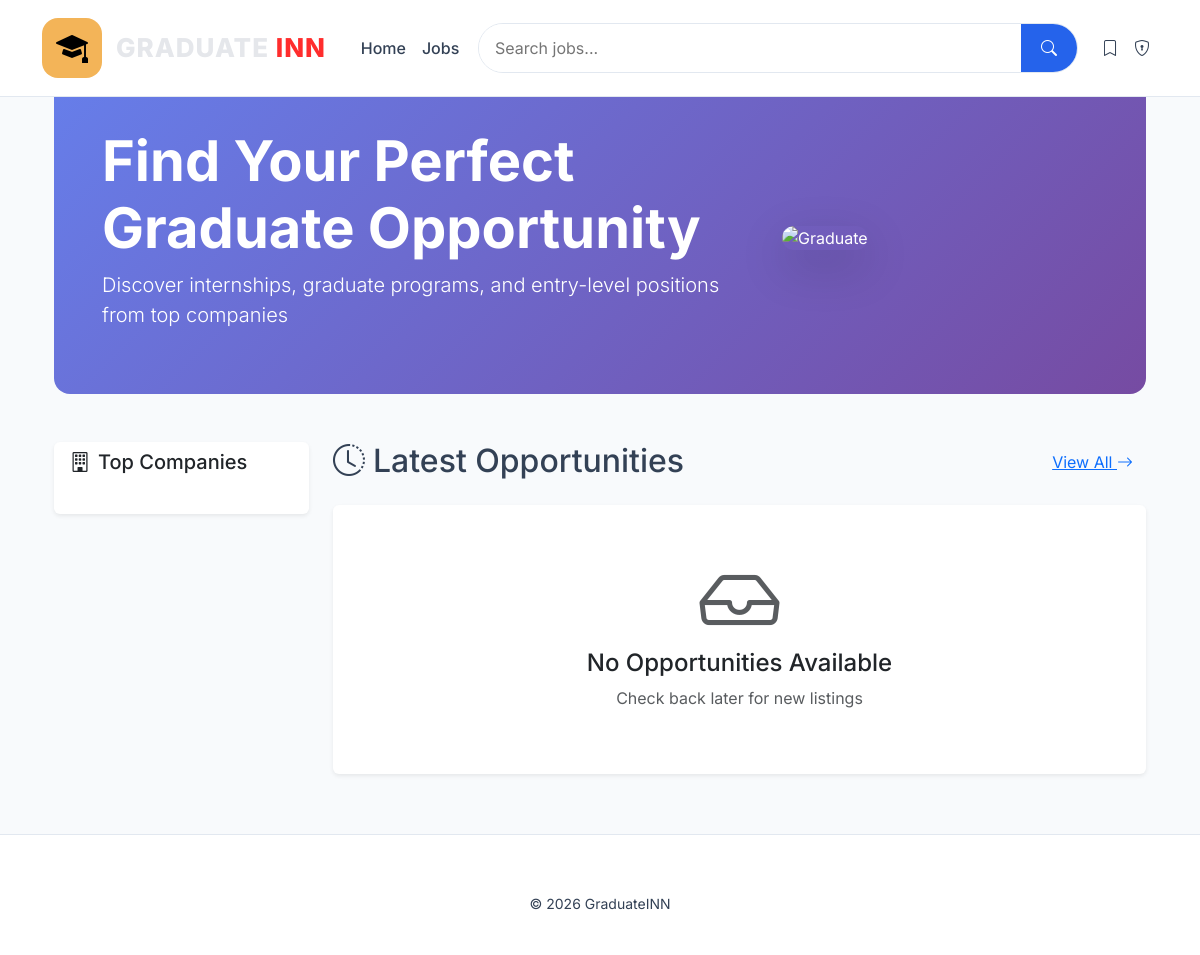
Before: / with the older database file.
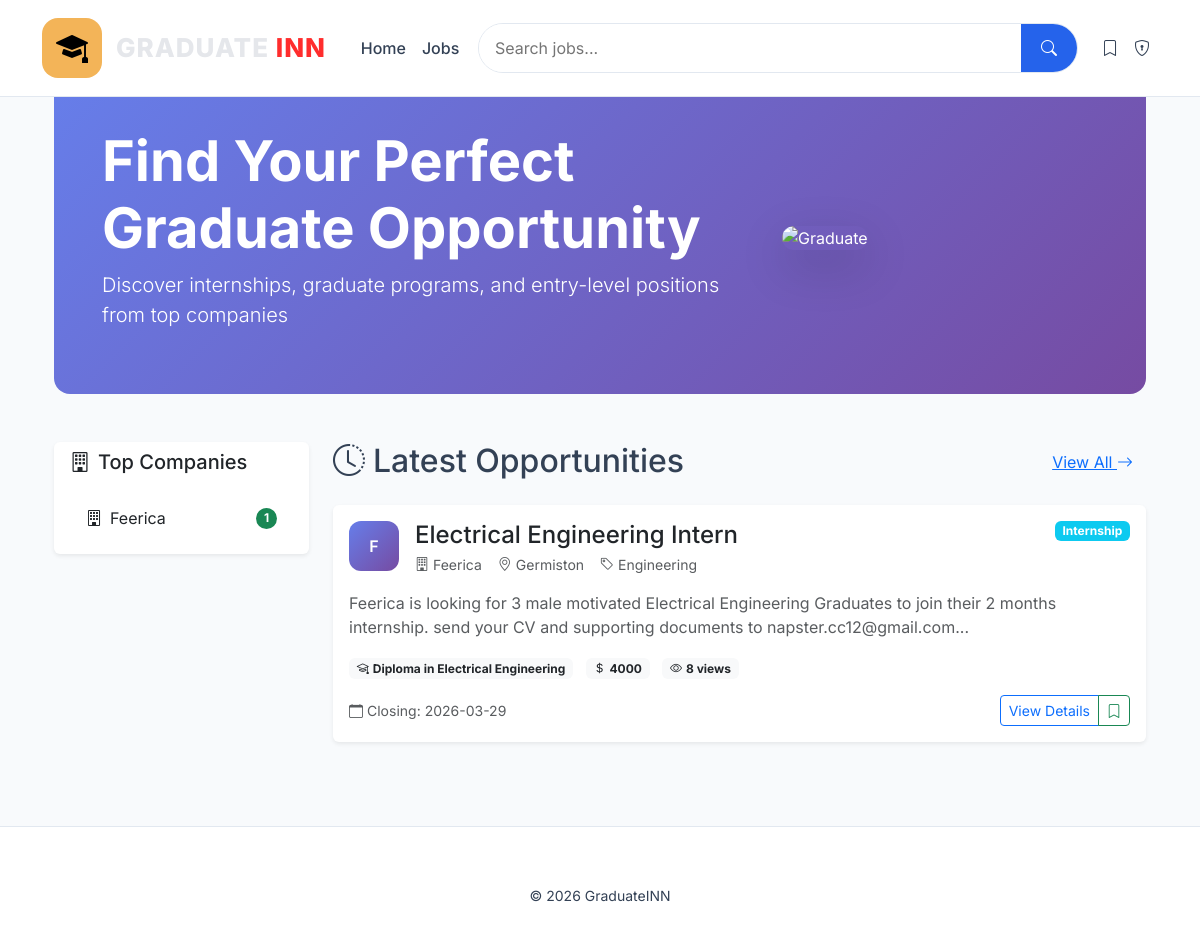
After: the same page with the newer database file.
### tables this page shows
CREATE TABLE jobs(
        id INTEGER PRIMARY KEY AUTOINCREMENT,
        title TEXT,
        company TEXT,
        location TEXT,
        field TEXT,
        qualification TEXT,
        description TEXT,
        requirements TEXT,
        application_link TEXT,
        closing_date TEXT,
        created_date TEXT DEFAULT CURRENT_DATE,
        salary_range TEXT,
        job_type TEXT,
        experience_level TEXT,
        views INTEGER DEFAULT 0,
        is_featured INTEGER DEFAULT 0,
        posted_by INTEGER,
        FOREIGN KEY (posted_by) REFERENCES users(id)
    );

### app.py (the view)
@app.route("/")
def index():
    features = get_available_features()
    page = request.args.get('page', 1, type=int)
    per_page = 10
    offset = (page - 1) * per_page
    conn = get_db()
    if features['is_featured']:
        jobs = conn.execute("""
        SELECT * FROM jobs
        ORDER BY is_featured DESC, id DESC
        LIMIT ? OFFSET ?
        """, (per_page, offset)).fetchall()
    else:
        jobs = conn.execute("""
        SELECT * FROM jobs
        ORDER BY id DESC
        LIMIT ? OFFSET ?
        """, (per_page, offset)).fetchall()
    total_jobs = conn.execute("SELECT COUNT(*) as count FROM jobs").fetchone()['count']
    total_pages = (total_jobs + per_page - 1) // per_page
    try:
        categories = conn.execute("""
        SELECT c.*, COUNT(j.id) as job_count
        FROM categories c
        LEFT JOIN jobs j ON j.field = c.name
        GROUP BY c.id
        ORDER BY job_count DESC
        """).fetchall()
    except:
        categories = []
    top_companies = conn.execute("""
    SELECT company, COUNT(*) as job_count
    FROM jobs
    GROUP BY company
    ORDER BY job_count DESC
    LIMIT 10
    """).fetchall()
    if features['is_featured']:
        featured_jobs = conn.execute("""
        SELECT * FROM jobs
        WHERE is_featured = 1
        ORDER BY id DESC
        LIMIT 3
        """).fetchall()
    else:
        featured_jobs = []
    stats = {
        'total_jobs': total_jobs,
        'total_companies': conn.execute("SELECT COUNT(DISTINCT company) as count FROM jobs").fetchone()['count'],
        'total_locations': conn.execute("SELECT COUNT(DISTINCT location) as count FROM jobs").fetchone()['count']
    }
    conn.close()
    return render_template("index.html",
                         jobs=jobs,
                         categories=categories,
                         top_companies=top_companies,
                         featured_jobs=featured_jobs,
                         stats=stats,
                         current_page=page,
                         total_pages=total_pages,
                         features=features)

### app.py (called while the page is built)
def get_db():
    conn = sqlite3.connect(DATABASE)
    conn.row_factory = sqlite3.Row
    return conn

def column_exists(table_name, column_name):
    conn = get_db()
    cursor = conn.execute(f"PRAGMA table_info({table_name})")
    columns = [column[1] for column in cursor.fetchall()]
    conn.close()
    return column_name in columns

def get_available_features():
    return {
        'is_featured': column_exists('jobs', 'is_featured'),
        'views': column_exists('jobs', 'views'),
        'job_type': column_exists('jobs', 'job_type'),
        'experience_level': column_exists('jobs', 'experience_level'),
        'salary_range': column_exists('jobs', 'salary_range')
    }

### templates/index.html (shortened to what the changed rows need)
{% extends "base.html" %}
{% block content %}
<div class="container">
    <div class="row mb-5">
        <div class="col-12">
            <div class="hero-section p-5 rounded-4 text-white">
                <div class="row align-items-center">
                    <div class="col-md-8">
                        <h1 class="display-4 fw-bold">
                            Find Your Perfect<br>Graduate Opportunity
                        </h1>
                    </div>
                </div>
            </div>
        </div>
    </div>
    <div class="row">
        <div class="col-lg-4 col-xl-3">
            <div class="card border-0 shadow-sm mb-4">
                <div class="card-body">
                    <div class="list-group list-group-flush">
                        {% for company in top_companies %}
                        <a href="/company/{{ company.company }}" class="list-group-item list-group-item-action d-flex justify-content-between align-items-center">
                            <span>
                                <i class="bi bi-building me-2"></i>{{ company.company }}
                            </span>
                            <span class="badge bg-success rounded-pill">{{ company.job_count }}</span>
                        </a>
                        {% endfor %}
                    </div>
                </div>
            </div>
        </div>
        <div class="col-lg-8 col-xl-9">
            <div class="d-flex justify-content-between align-items-center mb-4">
                <h2 class="mb-0">
                    <i class="bi bi-clock-history me-2"></i>Latest Opportunities
                </h2>
            </div>
            {% if jobs %}
                {% for job in jobs %}
                <div class="card job-card mb-4 border-0 shadow-sm hover-lift">
                    <div class="card-body">
                        <div class="d-flex justify-content-between align-items-start mb-3 flex-wrap">
                            <div class="d-flex">
                                <div class="company-avatar me-3">{{ job.company[0] }}</div>
                                <div>
                                    <h4 class="card-title mb-1">
                                        <a href="/job/{{ job.id }}" class="text-decoration-none text-dark">
                                            {{ job.title }}
                                        </a>
                                    </h4>
                                    <div class="d-flex flex-wrap gap-3 text-muted small">
                                        <span><i class="bi bi-building me-1"></i>{{ job.company }}</span>
                                        <span><i class="bi bi-geo-alt me-1"></i>{{ job.location }}</span>
                                        <span><i class="bi bi-tag me-1"></i>{{ job.field }}</span>
                                    </div>
                                </div>
                            </div>
                            <span class="badge bg-{% if job.job_type == 'Full-time' %}success{% else %}info{% endif %}">
                                {{ job.job_type or 'Full-time' }}
                            </span>
                        </div>
                        <p class="card-text text-muted mb-3">
                            {{ job.description[:200] }}...
                        </p>
                        <div class="mb-3">
                            <span class="badge bg-light text-dark me-2">
                                <i class="bi bi-mortarboard me-1"></i>{{ job.qualification }}
                            </span>
                            {% if job.salary_range %}
                            <span class="badge bg-light text-dark me-2">
                                <i class="bi bi-currency-dollar me-1"></i>{{ job.salary_range }}
                            </span>
                            {% endif %}
                            <span class="badge bg-light text-dark">
                                <i class="bi bi-eye me-1"></i>{{ job.views or 0 }} views
                            </span>
                        </div>
                        <div class="d-flex justify-content-between align-items-center flex-wrap">
                            <div class="text-muted small">
                                <i class="bi bi-calendar me-1"></i>Closing: {{ job.closing_date }}
                            </div>
                            <div class="btn-group">
                                <a href="/job/{{ job.id }}" class="btn btn-outline-primary btn-sm">
                                    View Details
                                </a>
                                <a href="/save_job/{{ job.id }}" class="btn btn-outline-success btn-sm"
                                   onclick="return confirm('Save this job?')">
                                    <i class="bi bi-bookmark"></i>
                                </a>
                            </div>
                        </div>
                    </div>
                </div>
                {% endfor %}
            {% else %}
                <div class="card border-0 shadow-sm">
                    <div class="card-body text-center py-5">
                        <i class="bi bi-inbox display-1 text-muted mb-3"></i>
                        <h4>No Opportunities Available</h4>
                        <p class="text-muted">Check back later for new listings</p>
                    </div>
                </div>
            {% endif %}
        </div>
    </div>
</div>
{% endblock %}

Changed rows visible on the page:
added jobs: company "Feerica", job_count "1", company "F", title "Electrical Engineering Intern", location "Germiston", field "Engineering", job_type "Internship", description "Feerica is looking for 3 male motivated Electrical Engineering Graduates to join their 2 months internship. send your CV and supporting documents to napster.cc12@gmail.com", qualification "Diploma in Electrical Engineering", salary_range "4000", views "8", closing_date "2026-03-29"
Other visible differences:
text no longer shown: "No Opportunities Available Check back later for new listings"
